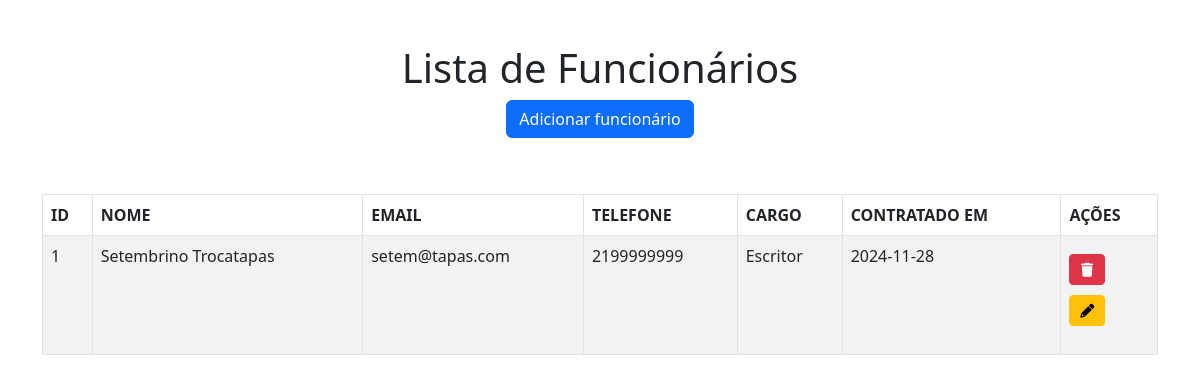
Before: / with the older database file.
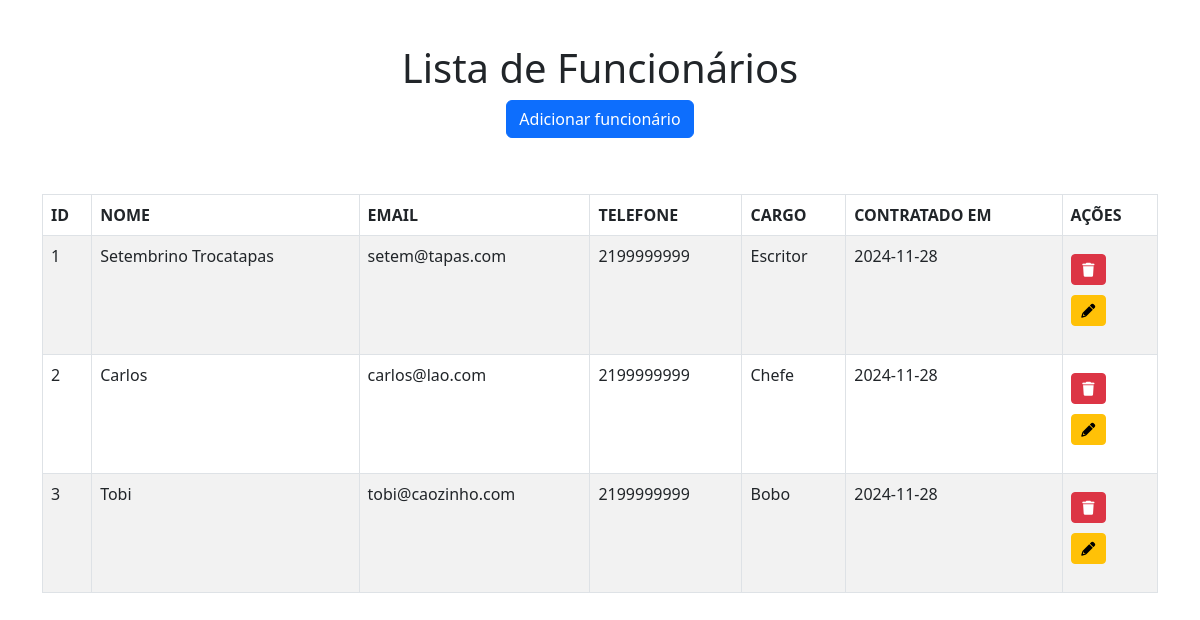
After: the same page with the newer database file.
### tables this page shows
CREATE TABLE "Funcionarios" (
	"id"	INTEGER,
	"name"	TEXT NOT NULL,
	"email"	TEXT NOT NULL,
	"tel"	TEXT NOT NULL,
	"cargo"	TEXT NOT NULL,
	"contratado_em"	TEXT NOT NULL,
	PRIMARY KEY("id" AUTOINCREMENT)
);

### app_com_sqlite.py (the view)
@app.route('/')
def index():
    conn = db_connection()
    cursor = conn.cursor()
    cursor.execute('SELECT * FROM Funcionarios')
    funcionarios = cursor.fetchall()
    conn.close()
    return render_template('index.html', func=funcionarios)

### app_com_sqlite.py (called while the page is built)
def db_connection():
    conn = sqlite3.connect('databasedb.sqlite')  # Nome do arquivo SQLite
    conn.row_factory = sqlite3.Row  # Permite acessar os resultados como dicionários
    return conn

### templates/index.html (shortened to what this page needs)
<!DOCTYPE html>
<html lang="pt-BR">
<head>
    <link rel="stylesheet" href="{{ url_for('static', filename='index.css') }}">
    <link rel="stylesheet" href="https://cdnjs.cloudflare.com/ajax/libs/font-awesome/6.0.0-beta3/css/all.min.css">
    <link href="https://cdn.jsdelivr.net/npm/bootstrap@5.3.0-alpha1/dist/css/bootstrap.min.css" rel="stylesheet">
</head>
<body>
    <div class="container mt-4">
        <h1 class="text-center">Lista de Funcionários</h1>
        <div class="text-center mb-3">
            <a href="{{ url_for('add') }}" class="btn btn-primary">Adicionar funcionário</a>
        </div>
        <div class="table-responsive">
            <table class="table table-bordered table-striped">
                <thead>
                    <tr>
                        <th>ID</th>
                        <th>Nome</th>
                        <th>Email</th>
                        <th>Telefone</th>
                        <th>Cargo</th>
                        <th>Contratado em</th>
                        <th>Ações</th>
                    </tr>
                </thead>
                <tbody>
                    {% for funcs in func %}
                    <tr>
                        <td>{{ funcs.id }}</td>
                        <td>{{ funcs.name }}</td>
                        <td>{{ funcs.email }}</td>
                        <td>{{ funcs.tel }}</td>
                        <td>{{ funcs.cargo }}</td>
                        <td>{{ funcs.contratado_em }}</td>
                        <td>
                            <form action="{{ url_for('delete', id=funcs.id) }}" method="POST">
                                <button type="submit" class="btn btn-danger btn-sm"><i class="fa-solid fa-trash fa-fw" title="Apagar"></i></button>
                            </form>
                            <span class="action-buttons">
                                <a href="{{ url_for('edit', id=funcs.id) }}">
                                    <button type="button" class="btn btn-warning btn-sm"><i class="fa-solid fa-pencil fa-fw" title="Editar"></i></button>
                                </a>
                            </span>
                        </td>
                    </tr>
                    {% endfor %}
                </tbody>
            </table>
        </div>
    </div>
</body>
</html>

### static/index.css (style rules this page uses)
body { font-family: 'Arial', sans-serif; padding: 20px; background-color: #121212; color: #f5f5f5; line-height: 1.5; margin: 0; }
a { text-decoration: none; color: #1abc9c; margin-bottom: 20px; display: inline-block; font-weight: bold; }
table { width: 100%; border-collapse: collapse; margin-top: 20px; }
th, td { padding: 12px; border: 2px solid #444; text-align: left; }
th { background-color: #333; text-transform: uppercase; color: #ddd; text-align: center; }
td { background-color: #222; }
form input, form button { margin: 10px 0; padding: 12px; border-radius: 5px; border: 2px solid #444; width: 100%; background-color: #333; color: #f5f5f5; }
form { max-width: 800px; margin: 0 auto; }
form button, a button { background-color: #e74c3c; color: white; border: none; border-radius: 5px; padding: 12px 20px; cursor: pointer; font-size: 16px; display: inline-block; transition: background-color 0.3s ease, transform 0.2s ease; text-align: center; width: auto; margin-right: 10px; }
.action-buttons { display: flex; justify-content: space-between; gap: 10px; }

Changed rows visible on the page:
added Funcionarios: id "2", name "Carlos", email "carlos@lao.com", tel "2199999999", cargo "Chefe", contratado_em "2024-11-28"
added Funcionarios: id "3", name "Tobi", email "tobi@caozinho.com", tel "2199999999", cargo "Bobo", contratado_em "2024-11-28"
